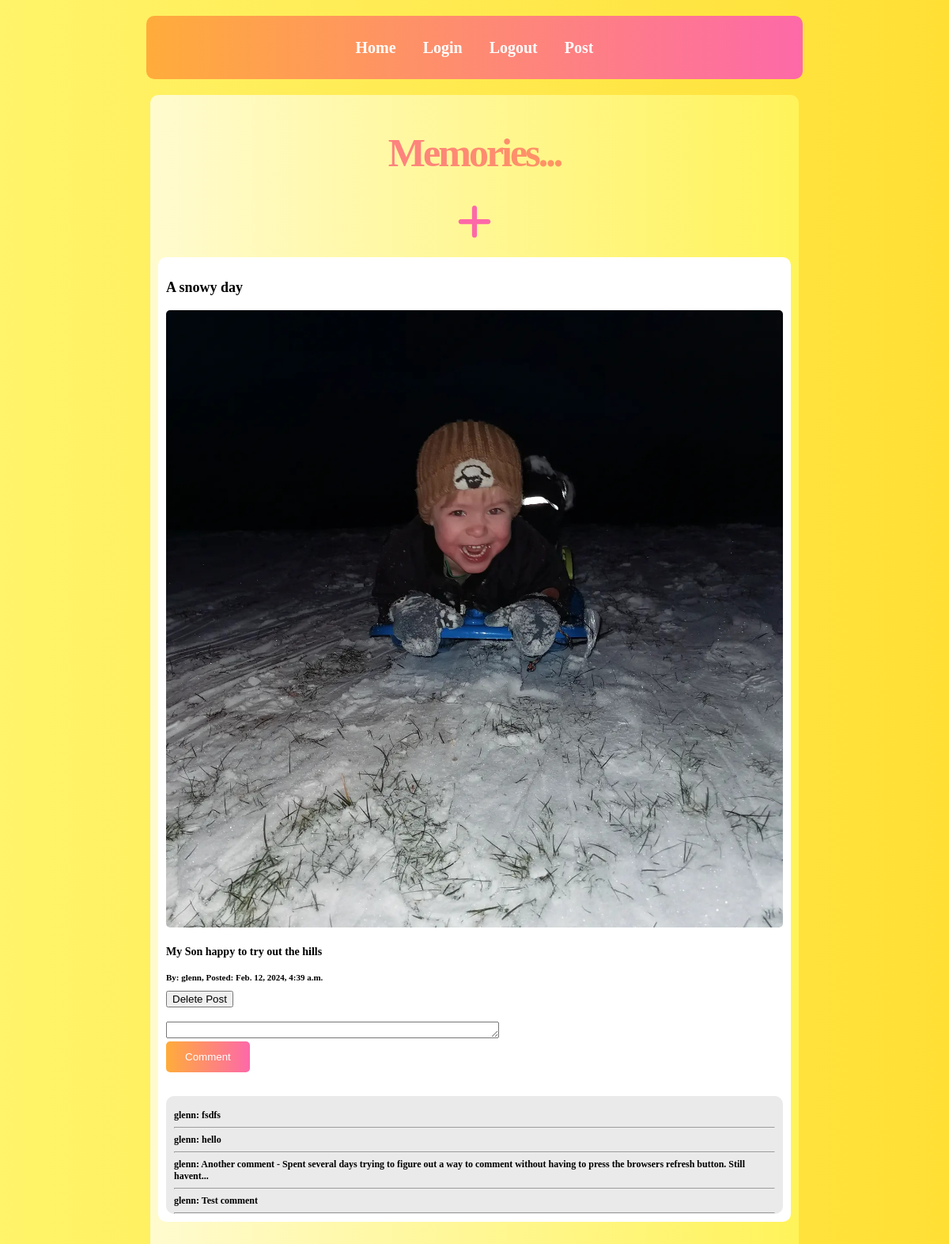
The app's page / (signed in) with its own data.
### blog_app/models.py (models this page shows, shortened)
class Post(models.Model):
    title = models.CharField(max_length=255)
    content = models.TextField()
    image = models.ImageField(upload_to='post_images/', blank=True, null=True)
    created_on = models.DateTimeField(auto_now_add=True)
    last_modified = models.DateTimeField(auto_now=True)
    categories = models.ManyToManyField("PostCategory", related_name="posts")
    user = models.ForeignKey(User, on_delete=models.CASCADE, default=1)

class Comment(models.Model):
    post = models.ForeignKey(
        Post, on_delete=models.CASCADE, related_name='comments', null=True
    )
    user = models.ForeignKey(
        User, on_delete=models.CASCADE
    )
    text = models.TextField()

### blog_app/views.py (the view)
# urls.py: path('', views.home, name='home'),
def home(request):
    posts = Post.objects.all().order_by('-created_on')
    delete_form = PostDeleteForm()
    if request.method == 'POST':
        if 'delete' in request.POST:
            post_id_to_delete = request.POST.get('post_id_to_delete')
            post_instance = get_object_or_404(Post, id=post_id_to_delete)
            post_instance.delete_post()
            return redirect('home')
    context = {
        "posts": posts,
        "delete_form": delete_form,
    }
    return render(request, "blog_app/home.html", context)

### blog_app/forms.py
class PostDeleteForm(forms.Form):
    confirm = forms.BooleanField(
        required=True,
        widget=forms.CheckboxInput(attrs={'class': 'form-check-input'}),
    )

### blog_app/templates/blog_app/home.html (shortened to what this page needs)
{% extends 'blog_app/base.html' %}
{% load static %}
{% block page_content %}
    <div class="post-container">
        <h1>Memories...</h1>
        {% if user_needs_login %}
            <p>You need to be logged in to create a new post. <a href="{% url 'user_login' %}">Login here</a>.</p>
        {% else %}
            <a href="{% url 'post' %}" class="plus-link">
                <img src="{% static 'blog_app/icons/plus-solid.svg' %}" alt="Plus Icon" class="plus-icon-link">
            </a>
        {% endif %}
        {% for post in posts %}
            <div class="post-card">
                <h3>{{ post.title }}</h3>
                <div class="post-card-img">
                    {% if post.image %}
                        <img class="post-card-img" src="{{ post.image.url }}" alt="{{ post.title }}">
                    {% endif %}
                </div>
                <div class="post-description">
                    <h4>{{ post.content }}</h4>
                </div>
                <p class="img-info-text">By: {{ post.user.username }}, Posted: {{ post.created_on }}</p>
                {% if user.is_authenticated and post.user == user %}
                    <form method="post" action="{% url 'delete_post' post.id %}">
                        <button class="delete-button" type="submit">Delete Post</button>
                    </form>
                {% endif %}
                {% if user.is_authenticated %}
                    <form method="post" action="{% url 'comment' post.id %}" class="commentForm">
                        <br>
                        <textarea name="text" id="id_content" rows="1" cols="50" required></textarea>
                        <br>
                        <button class="button" type="submit">Comment</button>
                    </form>
                {% else %}
                    <p><a href="{% url 'user_login' %}">Login</a> to leave a comment.</p>
                {% endif %}
                <div class="comments-display">
                    {% for comment in post.comments.all|slice:"::-1" %}
                        <div class="comment-item">
                            <p>{{ comment.user.username }}: {{ comment.text }}</p>
                            <hr class="comment-divider">
                        </div>
                    {% endfor %}
                </div>
            </div>
        {% endfor %}
    </div>
{% endblock page_content %}

### blog_app/static/blog_app/css/style.css (style rules this page uses)
body { max-width: 1200px; margin: 20px auto; background: linear-gradient(to left, #ffdf34, #fff46a); font-family: 'QuicksandbookRegular-0gW4'; font-weight: 600; }
h1, h2, h3, h4 { font-style: 'QuicksandboldRegular-44B9'; }
h1 { font-size: 50px; letter-spacing: -3px; text-align: center; background: linear-gradient(to left, #ffac3b, #fd69a8); -webkit-background-clip: text; background-clip: text; color: transparent; }
h3 { font-size: 18px; color:#000; }
h4 { font-size: 14px; }
p { font-size: 12px; }
.post-card { margin-bottom: 30px; padding: 10px; border-radius: 10px; background-color: #fff; }
.post-description { font-size: 18px; color: #000; margin-top: 10px; margin-bottom: 10px; }
.img-info-text { font-size: 11px; color: #000000; }
.plus-icon-link { width: 50px; height: 50px; border-radius: 50%; display: flex; justify-content: center; align-items: center; animation: pulse 1.5s infinite; transition: box-shadow 0.2s ease; margin: 20px auto; }
.post-card-img { max-width: 100%; height: auto; object-fit: cover; border-radius: 5px; }
.comments-display { height: auto; padding: 5px 10px; background-color: #000; border-radius: 10px; margin-top: 20px; background-color: #eaeaea; }
.comment-item { padding: -5px 5px -5px 5px; }
.comment-divider { margin-top: -5px; margin-bottom: -5px; }
.button { background: linear-gradient(to left, #fd69a8, #ffac3b); color: #fff; padding: 12px 24px; margin-bottom:10px; border: none; cursor: pointer; border-radius: 5px; }

### records on screen
Post: title "A snowy day", image (picture), content "My Son happy to try out the hills", user.username "glenn", created_on "Feb. 12, 2024, 4:39 a.m.", shows "Delete Post"
Comment: user.username "glenn", text "fsdfs"
Comment: user.username "glenn", text "hello"
Comment: user.username "glenn", text "Another comment - Spent several days trying to figure out a way to comment without having to press the browsers refresh button. Still havent..."
Comment: user.username "glenn", text "Test comment"
